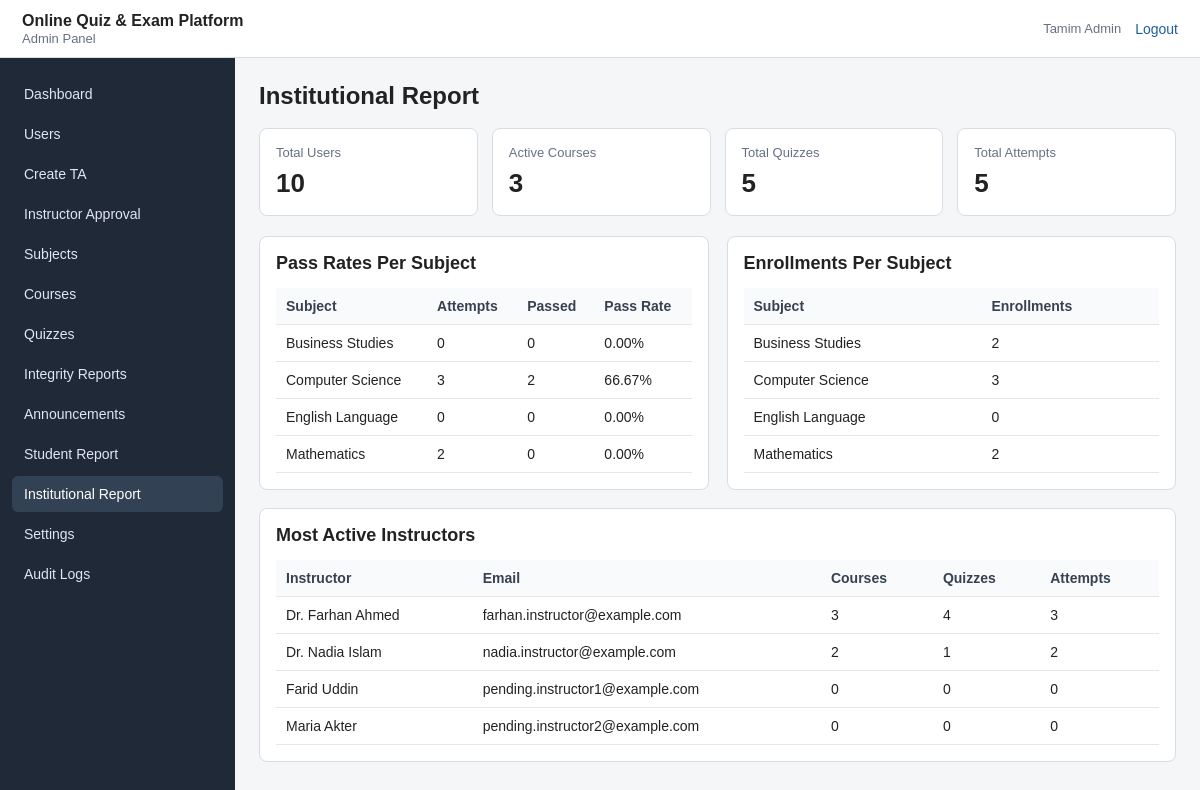
The page /admin.php?action=institutional_report (signed in) on the database its author committed.
### tables this page shows
CREATE TABLE `users` (
  `id` INT UNSIGNED NOT NULL AUTO_INCREMENT,
  `username` VARCHAR(50) DEFAULT NULL,
  `name` VARCHAR(100) NOT NULL,
  `email` VARCHAR(150) NOT NULL,
  `password_hash` VARCHAR(255) NOT NULL,
  `phone` VARCHAR(30) DEFAULT NULL,
  `role` ENUM('student', 'instructor', 'ta', 'admin') NOT NULL,
  `profile_pic` VARCHAR(255) DEFAULT NULL,
  `student_id` VARCHAR(50) DEFAULT NULL,
  `program` VARCHAR(100) DEFAULT NULL,
  `department` VARCHAR(100) DEFAULT NULL,
  `bio` TEXT DEFAULT NULL,
  `approval_status` ENUM('pending', 'approved', 'rejected') NOT NULL DEFAULT 'approved',
  `is_active` TINYINT(1) NOT NULL DEFAULT 1,
  `created_at` TIMESTAMP NOT NULL DEFAULT CURRENT_TIMESTAMP,
  `updated_at` TIMESTAMP NULL DEFAULT NULL ON UPDATE CURRENT_TIMESTAMP,
  PRIMARY KEY (`id`),
  UNIQUE KEY `uq_users_username` (`username`),
  UNIQUE KEY `uq_users_email` (`email`),
  UNIQUE KEY `uq_users_student_id` (`student_id`),
  KEY `idx_users_role` (`role`),
  KEY `idx_users_active` (`is_active`),
  KEY `idx_users_approval_status` (`approval_status`)
);

### admin.php (called while the page is built, shortened)
<?php
require_once __DIR__ . '/config/database.php';
require_once __DIR__ . '/config/helpers.php';
require_once __DIR__ . '/controllers/AdminController.php';
$action = isset($_GET['action']) ? trim($_GET['action']) : 'dashboard';
adminRoute($conn, $action);

### config/helpers.php (called while the page is built, shortened)
<?php
function e($value)
{
    return htmlspecialchars((string)$value, ENT_QUOTES, 'UTF-8');
}
function dbSelectAll($conn, $sql, $types = '', $params = array())
{
    $stmt = mysqli_prepare($conn, $sql);
    if (!mysqli_stmt_execute($stmt)) {
        mysqli_stmt_close($stmt);
        die('Database query execute failed.');
    }
    $result = mysqli_stmt_get_result($stmt);
    $rows = array();
    while ($row = mysqli_fetch_assoc($result)) {
        $rows[] = $row;
    }
    return $rows;
}
function dbSelectOne($conn, $sql, $types = '', $params = array())
{
    $rows = dbSelectAll($conn, $sql, $types, $params);
    return $rows[0];
}

### models/AdminModel.php (called while the page is built, shortened)
<?php
function adminGetInstitutionalTotals($conn)
{
    return array(
        'users' => dbSelectOne($conn, "SELECT COUNT(*) AS total FROM users"),
        'active_courses' => dbSelectOne($conn, "SELECT COUNT(*) AS total FROM courses WHERE status = 'active'"),
        'quizzes' => dbSelectOne($conn, "SELECT COUNT(*) AS total FROM quizzes"),
        'attempts' => dbSelectOne($conn, "SELECT COUNT(*) AS total FROM attempts")
    );
}
function adminGetPassRatesPerSubject($conn)
{
    $sql = "SELECT subjects.name AS subject_name,
                   COUNT(attempts.id) AS total_attempts,
                   SUM(CASE WHEN attempts.score >= quizzes.pass_mark THEN 1 ELSE 0 END) AS passed_attempts,
                   ROUND(
                       CASE WHEN COUNT(attempts.id) = 0 THEN 0
                       ELSE (SUM(CASE WHEN attempts.score >= quizzes.pass_mark THEN 1 ELSE 0 END) / COUNT(attempts.id)) * 100
                       END,
                       2
                   ) AS pass_rate
            FROM subjects
            LEFT JOIN courses ON courses.subject_id = subjects.id
            LEFT JOIN quizzes ON quizzes.course_id = courses.id
            LEFT JOIN attempts ON attempts.quiz_id = quizzes.id
            GROUP BY subjects.id, subjects.name
            ORDER BY subjects.name ASC";
    return dbSelectAll($conn, $sql);
}
function adminGetEnrollmentsPerSubject($conn)
{
    $sql = "SELECT subjects.name AS subject_name, COUNT(enrollments.id) AS total_enrollments
            FROM subjects
            LEFT JOIN courses ON courses.subject_id = subjects.id
            LEFT JOIN enrollments ON enrollments.course_id = courses.id
            GROUP BY subjects.id, subjects.name
            ORDER BY subjects.name ASC";
    return dbSelectAll($conn, $sql);
}
function adminGetMostActiveInstructors($conn)
{
    $sql = "SELECT users.id, users.name, users.email,
                   COUNT(DISTINCT courses.id) AS course_count,
                   COUNT(DISTINCT quizzes.id) AS quiz_count,
                   COUNT(attempts.id) AS attempt_count
            FROM users
            LEFT JOIN courses ON courses.instructor_id = users.id
            LEFT JOIN quizzes ON quizzes.course_id = courses.id
            LEFT JOIN attempts ON attempts.quiz_id = quizzes.id
            WHERE users.role = 'instructor'
            GROUP BY users.id, users.name, users.email
            ORDER BY attempt_count DESC, quiz_count DESC, course_count DESC
            LIMIT 10";
    return dbSelectAll($conn, $sql);
}

### views/admin/institutional_report.php (the view)
<?php require __DIR__ . '/../partials/admin_header.php'; ?>
<div class="grid-cards">
    <div class="card">
        <div class="card-label">Total Users</div>
        <div class="card-value"><?php echo e($totals['users']['total']); ?></div>
    </div>
    <div class="card">
        <div class="card-label">Active Courses</div>
        <div class="card-value"><?php echo e($totals['active_courses']['total']); ?></div>
    </div>
    <div class="card">
        <div class="card-label">Total Quizzes</div>
        <div class="card-value"><?php echo e($totals['quizzes']['total']); ?></div>
    </div>
    <div class="card">
        <div class="card-label">Total Attempts</div>
        <div class="card-value"><?php echo e($totals['attempts']['total']); ?></div>
    </div>
</div>
<div class="two-column">
    <div class="panel">
        <h2>Pass Rates Per Subject</h2>
        <table>
            <thead>
                <tr>
                    <th>Subject</th>
                    <th>Attempts</th>
                    <th>Passed</th>
                    <th>Pass Rate</th>
                </tr>
            </thead>
            <tbody>
                <?php foreach ($passRates as $row): ?>
                    <tr>
                        <td><?php echo e($row['subject_name']); ?></td>
                        <td><?php echo e($row['total_attempts']); ?></td>
                        <td><?php echo e($row['passed_attempts']); ?></td>
                        <td><?php echo e($row['pass_rate']); ?>%</td>
                    </tr>
                <?php endforeach; ?>
            </tbody>
        </table>
    </div>
    <div class="panel">
        <h2>Enrollments Per Subject</h2>
        <table>
            <thead>
                <tr>
                    <th>Subject</th>
                    <th>Enrollments</th>
                </tr>
            </thead>
            <tbody>
                <?php foreach ($enrollments as $row): ?>
                    <tr>
                        <td><?php echo e($row['subject_name']); ?></td>
                        <td><?php echo e($row['total_enrollments']); ?></td>
                    </tr>
                <?php endforeach; ?>
            </tbody>
        </table>
    </div>
</div>
<div class="panel">
    <h2>Most Active Instructors</h2>
    <table>
        <thead>
            <tr>
                <th>Instructor</th>
                <th>Email</th>
                <th>Courses</th>
                <th>Quizzes</th>
                <th>Attempts</th>
            </tr>
        </thead>
        <tbody>
            <?php foreach ($activeInstructors as $instructor): ?>
                <tr>
                    <td><?php echo e($instructor['name']); ?></td>
                    <td><?php echo e($instructor['email']); ?></td>
                    <td><?php echo e($instructor['course_count']); ?></td>
                    <td><?php echo e($instructor['quiz_count']); ?></td>
                    <td><?php echo e($instructor['attempt_count']); ?></td>
                </tr>
            <?php endforeach; ?>
        </tbody>
    </table>
</div>
<?php require __DIR__ . '/../partials/admin_footer.php'; ?>

### views/assets/css/style.css (style rules this page uses)
* { box-sizing: border-box; }
body { margin: 0; font-family: Arial, Helvetica, sans-serif; color: #222; background: #f4f6f8; font-size: 14px; }
h2 { font-size: 18px; margin: 0 0 14px; }
.grid-cards { display: grid; grid-template-columns: repeat(auto-fit, minmax(180px, 1fr)); gap: 14px; margin-bottom: 20px; }
.card { background: #ffffff; border: 1px solid #d8dde3; border-radius: 8px; padding: 16px; }
.card-label { color: #667085; font-size: 13px; }
.card-value { font-size: 26px; font-weight: 700; margin-top: 8px; }
.panel { background: #ffffff; border: 1px solid #d8dde3; border-radius: 8px; padding: 16px; margin-bottom: 18px; }
table { width: 100%; border-collapse: collapse; background: #ffffff; }
th, td { border-bottom: 1px solid #e5e7eb; padding: 10px; text-align: left; vertical-align: top; }
th { background: #f8fafc; font-weight: 700; color: #374151; }
.two-column { display: grid; grid-template-columns: minmax(280px, 1fr) minmax(280px, 1fr); gap: 18px; }

### rows shown on the page
users: name "Dr. Farhan Ahmed", email "farhan.instructor@example.com", course_count "3", quiz_count "4", attempt_count "3"
users: name "Dr. Nadia Islam", email "nadia.instructor@example.com", course_count "2", quiz_count "1", attempt_count "2"
users: name "Farid Uddin", email "pending.instructor1@example.com", course_count "0", quiz_count "0", attempt_count "0"
users: name "Maria Akter", email "pending.instructor2@example.com", course_count "0", quiz_count "0", attempt_count "0"

### other values the page prints
$_SESSION['name'] "Tamim Admin"
$label "Dashboard"
$label "Users"
$label "Create TA"
$label "Instructor Approval"
$label "Subjects"
$label "Courses"
$label "Quizzes"
$label "Integrity Reports"
$label "Announcements"
$label "Student Report"
$label "Institutional Report"
$label "Settings"
$label "Audit Logs"
$pageTitle "Institutional Report"
